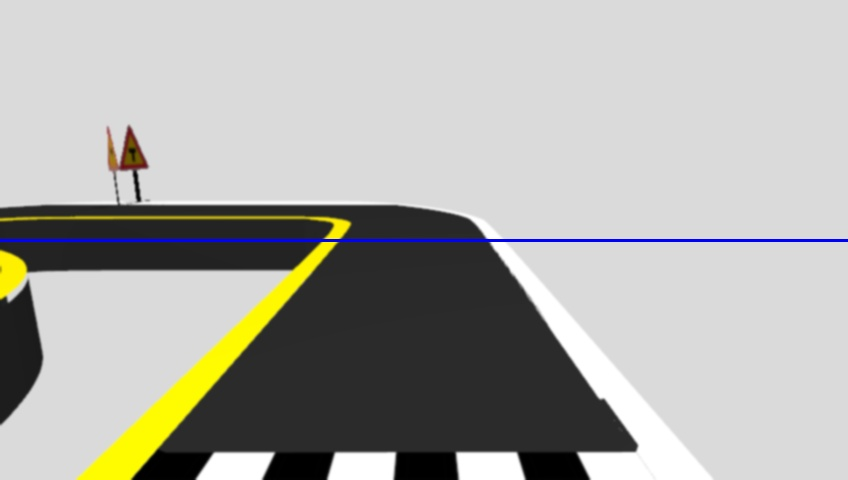
#> input picture my_sos/damn.jpg, 848 x 480 px
$ jupyter execute --allow-errors check.ipynb
#> lines starting #> are read from the running program, lines starting #| are printed output that depends on the picture; after the words box and inside, x2 and y2 are one past the last pixel; in counts of white or black regions, pixels touching at a corner belong together; long printed decimals are rounded
# sos

[cell 1]
import matplotlib.pyplot as plt
import numpy as np
import cv2

cv_image_original = cv2.imread('../damn.jpg')
#> cv_image_original is the input picture: shape (480, 848, 3); mean B, G, R 169, 173.8, 174.1

top_x = 160
top_y = -20

bottom_x = 280
bottom_y = 220

h, w, c = cv_image_original.shape
#> h = 480; w = 848; c = 3

s1 = h - 150
#> s1 = 330
s2 = h - 200
#> s2 = 280

cv2.line(cv_image_original, (0, s1), (w, s1), (0, 255, 0), 2)
cv2.line(cv_image_original, (0, s2), (w, s2), (255, 255, 0), 2)
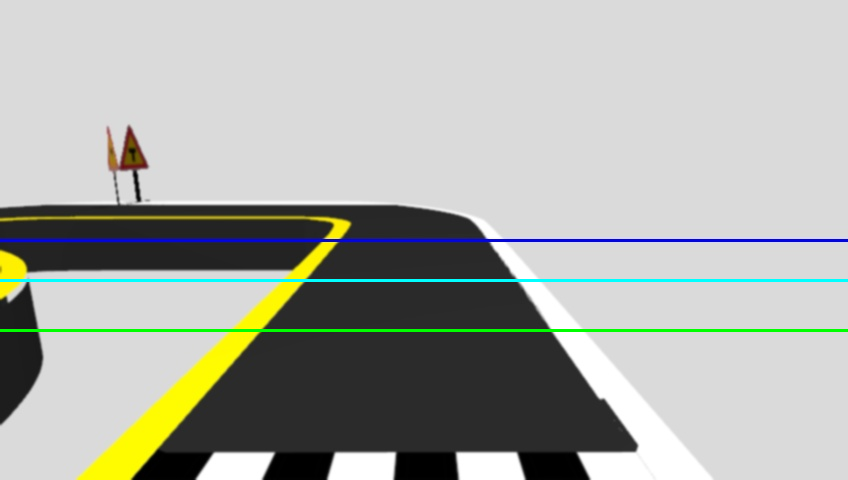
#> cv_image_original: shape (480, 848, 3); mean B, G, R 168.7, 174.9, 172

cv_image_original = cv2.GaussianBlur(cv_image_original, (5, 5), 0)
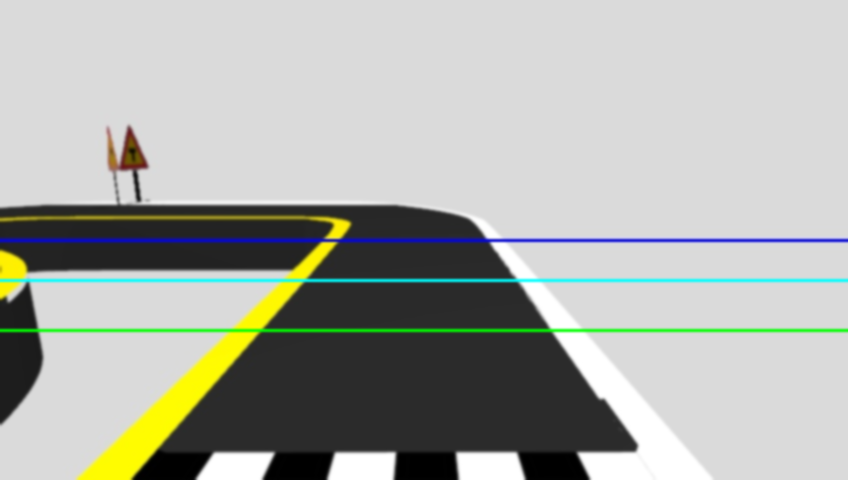
#> cv_image_original: shape (480, 848, 3); mean B, G, R 168.6, 174.9, 172

pts_src = np.array([[424 - top_x, 240 - top_y], [424 + top_x, 240 - top_y], [424 + bottom_x, 240 + bottom_y], [424 - bottom_x, 240 + bottom_y]])

pts_dst = np.array([[148, 0], [600, 0], [600, 480], [148, 480]])

h, status = cv2.findHomography(pts_src, pts_dst)

cv_image_homography = cv2.warpPerspective(cv_image_original, h, (748, 480))
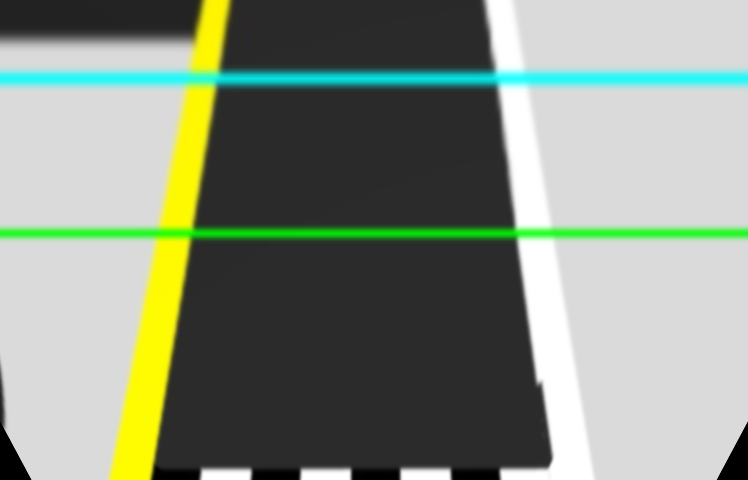
#> cv_image_homography: shape (480, 748, 3); mean B, G, R 129, 144.1, 134.3

plt.imshow(np.asarray(cv_image_original))
plt.show()

[cell 2]
cv_image_dots_ = cv_image_homography.copy()

plt.imshow(np.asarray(cv_image_dots_))
plt.show()

[cell 3]
cv_image_dots_ = cv_image_homography.copy()

plt.imshow(np.asarray(cv_image_dots_))
plt.show()

[cell 4]
img = cv_image_homography.copy()

h, w, _ = cv_image_homography.shape
#> w = 748

heights = [h - 210, h - 110, h - 10]
#> heights = [270, 370, 470]

dot_mas = []

for height in heights:
    row = img[height, :]

    threshold_yellow = [0, 220, 230]    # INVERT!!! BGR
    threshold_white = [230, 230, 230]

    thresholds = [threshold_yellow, threshold_white]

    for threshold in thresholds:
        start = None
        end = None
        for i in range(len(row)):
            if (row[i] > threshold).all() and start is None:
                start = i
            elif (row[i] < threshold).any() and start is not None:
                end = i
                break

        if start is not None and end is not None:
            center_x = (start + end) // 2
            dot_mas.append([center_x, height])
            print(f"Центр вертикальной полосы на высоте {height}: {center_x}")
        else:
            dot_mas.append([None, height])
            print("Полоса не найдена")
#> after the loop, dot_mas = [[166, 270], [542, 270], [148, 370], [557, 370], [130, 470], [571, 470]]

[cell 5]
height = h - 10
#> height = 470

row = img[height, :]
#> row = 748 rows, first 8: [0, 0, 0], [0, 0, 0], [0, 0, 0], [0, 0, 0], [0, 0, 0], [0, 0, 0], [0, 0, 0], [0, 0, 0]

threshold = [50, 50, 50]

center_line = []

starter = 0
ender = w
#> ender = 748

# [8 lines of commented-out code are left out]

if starter is not None and ender is not None:
    center_x = (starter + ender) // 2
#> center_x = 374
    center_line.append([center_x, 0])
    center_line.append([center_x, h])

[cell 6]
cv_image_dots = cv_image_homography.copy()
for point in dot_mas:
    x, y = point
    if x != None:
        cv2.circle(cv_image_dots, (x, y), radius=5, color=(0, 0, 0), thickness=-1)
#> this loop made 6 passes
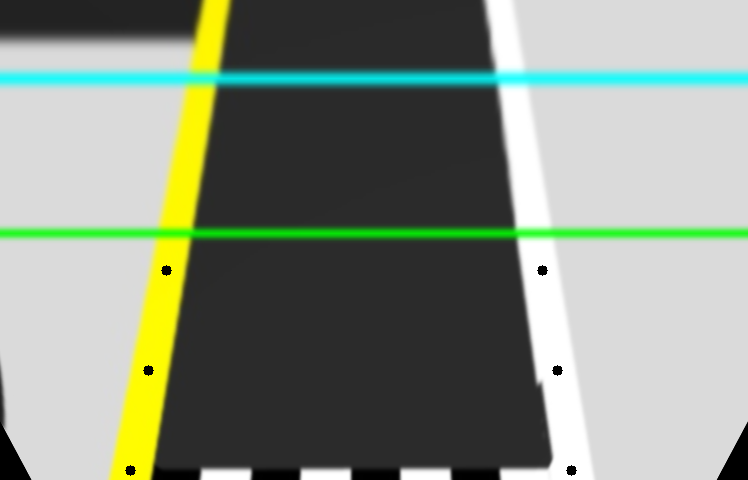
#> cv_image_dots: shape (480, 748, 3); 0.14% of pixels changed, all inside (x1, y1, x2, y2) = (125, 265, 577, 476)

cv2.line(cv_image_dots, center_line[0], center_line[1], (0, 100, 100), 1)
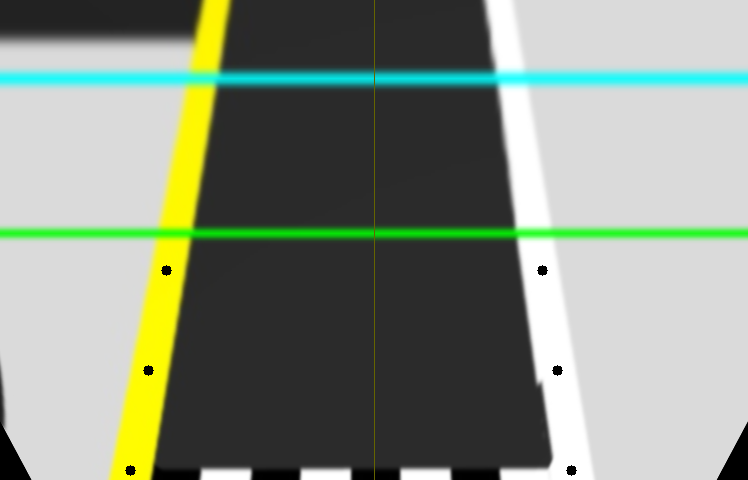
#> cv_image_dots: shape (480, 748, 3); 0.13% of pixels changed, all inside (x1, y1, x2, y2) = (374, 0, 375, 480)

plt.imshow(np.asarray(cv_image_dots))
plt.show()

[cell 7]
def find_center_of_mass_trapezoid(dot_mas):
    x1, y1 = dot_mas[0]
    x2, y2 = dot_mas[1]
    x3, y3 = dot_mas[3]
    x4, y4 = dot_mas[2]

    # Длины оснований
    L = abs(x2 - x1)
    l = abs(x4 - x3)

    # Высота трапеции
    h = abs(y2 - y3)

    # Координата x центра массы
    xc = ((L + 2 * l) * x1 + (2 * L + l) * x3) / (3 * (L + l))

    # Координата y центра массы
    # yc = h * (y1 + y3) / 2
    yc = np.abs(y1 - y3)/2 + min(y1, y3)

    return int(xc), int(yc)

xc1, yc1 = find_center_of_mass_trapezoid(dot_mas[0:4])
#> xc1 = 358; yc1 = 320
xc2, yc2 = find_center_of_mass_trapezoid(dot_mas[2:6])
#> xc2 = 356; yc2 = 420

d_BC = np.sqrt((xc1 - xc2)**2 + (yc2 - yc2)**2)
#> d_BC = 2
d_AC = np.sqrt((xc1 - xc1)**2 + (yc2 - yc1)**2)
#> d_AC = 100

near = d_AC
#> near = 100
oppos = d_BC
#> oppos = 2

angle = np.arctan(oppos/near)
#> angle = 0.02
angle_degrees = np.degrees(angle)
#> angle_degrees = 1.15

print(f"Острый угол равен: {angle_degrees} градусов.")
#| Острый угол равен: 1.146 градусов.
print(f"Острый угол равен: {angle} radians.")
#| Острый угол равен: 0.02 radians.

[cell 8]
cv_image_dots_lines = cv_image_dots.copy()

# cv2.line(cv_image_dots_lines, (xc1, yc1), (xc2, yc2), (0, 255, 0), 1)
# cv2.line(cv_image_dots_lines, (xc1, yc1), (xc1, yc2), (0, 0, 0), 1)
# cv2.line(cv_image_dots_lines, (xc1, yc2), (xc2, yc2), (255, 255, 255), 1)

cv2.line(cv_image_dots_lines, center_line[0], center_line[1], (0, 100, 100), 1)
cv2.line(cv_image_dots_lines, (2 * xc2 - center_line[0][0], center_line[0][1]), (2 * xc2 - center_line[1][0], center_line[1][1]), (100, 100, 0), 1)

cv2.line(cv_image_dots_lines, (xc2, 420), (xc2, 320), (0, 255, 0), 2)
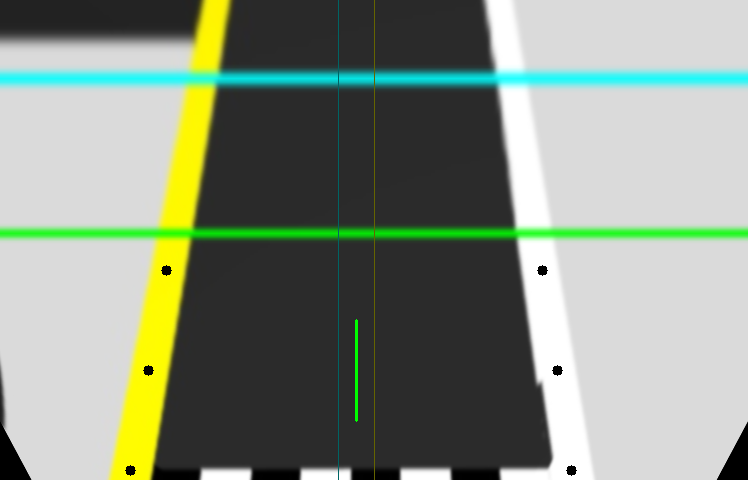
#> cv_image_dots_lines: shape (480, 748, 3); mean B, G, R 128.8, 144.1, 134
# cv2.line(cv_image_dots_lines, (xc2, 420), (2 * xc2 - center_line[0][0], 320), (255, 255, 255), 2)
cv2.line(cv_image_dots_lines, (xc2, 420), (2 * xc2 - center_line[0][0], 420), (255, 0, 0), 2)
#> cv_image_dots_lines: shape (480, 748, 3); 0.02% of pixels changed, all inside (x1, y1, x2, y2) = (337, 419, 358, 422)

near = np.sqrt((xc2 - xc2)**2 + (420 - 320)**2)
oppos = np.sqrt((xc2 - 2 * xc2 - center_line[0][0])**2 + (420 - 420)**2)
#> oppos = 730

plt.imshow(np.asarray(cv_image_dots_lines))
plt.show()
yc2
#> Out = 420

# soser

[cell 9]
import matplotlib.pyplot as plt
import numpy as np
import cv2

cv_image_original = cv2.imread('../last.jpg')
# [13 lines of commented-out code are left out]

top_x = 160
top_y = -20

bottom_x = 280
bottom_y = 220

#> (the rest of this cell did not finish here and is left out)

[cell 10]
img = cv_image_homography.copy()

h, w, _ = cv_image_homography.shape

heights = [h - 10, h - 110, h - 210]
#> heights = [470, 370, 270]

widths = [20, 600]

dot_mas = []

# for height in heights:
for z in range(len(heights)):
    row = img[heights[z], :]

    threshold_yellow = [0, 220, 230]    # INVERT!!! BGR
    threshold_white = [230, 230, 230]

    thresholds = [threshold_yellow, threshold_white]

    for threshold in thresholds:
        start = None
        end = None
        for i in range(len(row)):
            if (row[i] > threshold).all() and start is None:
                if threshold == threshold_yellow:
                    if row[i][0] < 20:
                        start = i
                else:
                    start = i
            elif (row[i] < threshold).any() and start is not None:
                end = i
                break
        if start is not None and end is None:
            end = len(row) - 1

        if start is not None and end is not None:
            center_x = (start + end) // 2
            dot_mas.append([center_x, heights[z]])
            # print(f"Центр вертикальной полосы на высоте {heights[z]}: {center_x}")
        else:
            fl = 0
            for width in widths:
                start = None
                end = None
                column = img[:, width]
                for i in range(len(column)):
                    if (column[i] > threshold).all() and start is None:
                        if threshold == threshold_yellow:
                            if row[i][0] < 20:
                                start = i
                                # print('start: ', start)

                        else:
                            start = i
                            # print('start: ', start)
                    elif (column[i] < threshold).any() and start is not None:
                        end = i
                        # print('end: ', end)
                        break

                if start is not None and end is not None:
                    center_y = (start + end) // 2
                    dot_mas.append([width, center_y])
                    fl = 1
                    break

            if fl == 0:
                if z > 0:
                    print(dot_mas[2*z - 2])
                    dot_mas.append([dot_mas[2*z - 2][0], dot_mas[2*z - 2][1]])
                else:
                    dot_mas.append([0, h])
            flag = 1
#> after the loop, dot_mas = [[132, 470], [571, 470], [150, 370], [557, 370], [169, 270], [542, 270]]
            # print("Полоса не найдена")
            # dot_mas.append([None, height])
            # print("Полоса не найдена")

dot_mas
#> Out has the same summary as dot_mas

[cell 11]
img = cv_image_homography.copy()

h, w, _ = cv_image_homography.shape

# heights = [h - 10, h - 110, h - 210]
heights = [h - 10, h - 120, h - 230]

widths = [20, 700]

dot_mas = []

flag = 0

if len(center_line) == 0:
    center_line.append([w // 7 * 2 + 100, 0])
    center_line.append([w // 7 * 2 + 100, h])

for z in range(len(heights)):
    row = img[heights[z], :]

    threshold_yellow = [0, 220, 230]    # INVERT!!! BGR
    threshold_white = [230, 230, 230]

    thresholds = [threshold_yellow, threshold_white]

    for threshold in thresholds:
        start = None
        end = None
        if threshold == threshold_yellow:
            # a = 0
            # b = len(row) // 3 * 2
            # step = 1
            a = len(row) // 3 * 2
            b = -1
            step = -1
        else:
            # a = len(row) - 1
            # b = -1 + len(row) // 3
            # step = -1
            a = len(row) // 3
            b = len(row)
            step = 1

        for i in range(a, b, step):
            if (row[i] > threshold).all() and start is None:
                if threshold == threshold_yellow:
                    if row[i][0] < 20:
                        start = i
                else:
                    start = i
            elif (row[i] < threshold).any() and start is not None:
                end = i
                break
        if start is not None and end is None:
            end = b - step

        if start is not None and end is not None:
            center_x = (start + end) // 2
            dot_mas.append([center_x, heights[z]])
            # print(f"Центр вертикальной полосы на высоте {heights[z]}: {center_x}")
        else:
            # [25 lines of commented-out code are left out]

            fl = 0

            if threshold == threshold_yellow:
                width = widths[0]
            else:
                width = widths[1]

            start = None
            end = None
            column = img[:, width]
            for i in range(len(column)):
                if (column[i] > threshold).all() and start is None:
                    if threshold == threshold_yellow:
                        if column[i][0] < 20:
                            start = i

                    else:
                        start = i
                        # print('start: ', start)
                elif (column[i] < threshold).any() and start is not None:
                    end = i
                    print('end: ', end)
                    break

            if start is not None and end is not None:
                center_y = (start + end) // 2
                dot_mas.append([width, center_y])
                fl = 1

            if fl == 0:
                # print(z)
                if z > 0:
                    if threshold == threshold_yellow:
                        dot_mas.append([dot_mas[2*z - 2][0], dot_mas[2*z - 2][1]])
                    else:
                        dot_mas.append([dot_mas[2*z - 1][0], dot_mas[2*z - 1][1]])
                else:
                    if threshold == threshold_yellow:
                        dot_mas.append([0, h])
                    else:
                        dot_mas.append([w, h])
#> after the loop, dot_mas = [[129, 470], [571, 470], [149, 360], [555, 360], [168, 250], [539, 250]]

dot_mas
#> Out has the same summary as dot_mas

[cell 12]
cv_image_dots = cv_image_homography.copy()
for point in dot_mas[::2]:
    x, y = point
    if x != None:
        cv2.circle(cv_image_dots, (x, y), radius=5, color=(0, 0, 0), thickness=-1)
#> this loop made 3 passes
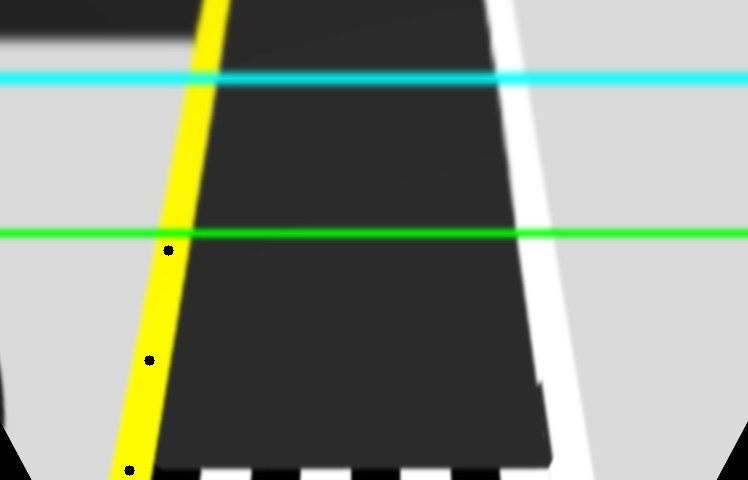
#> cv_image_dots: shape (480, 748, 3); 0.07% of pixels changed, all inside (x1, y1, x2, y2) = (124, 245, 174, 476)

for point in dot_mas[1::2]:
    x, y = point
    if x != None:
        cv2.circle(cv_image_dots, (x, y), radius=5, color=(0, 255, 0), thickness=-1)
#> this loop made 3 passes
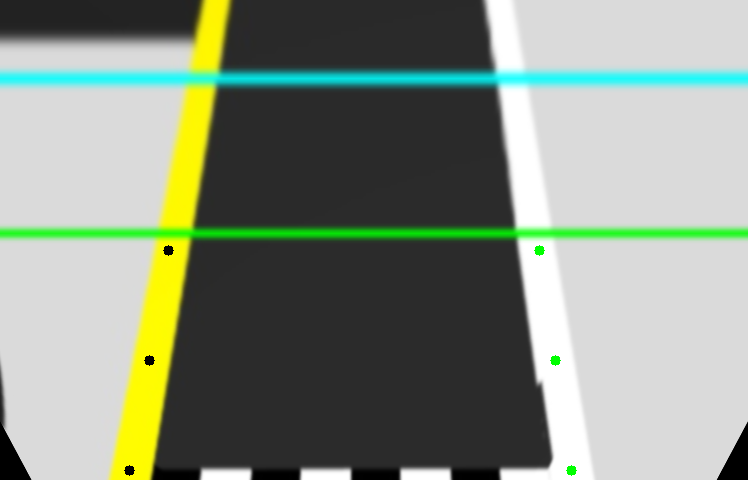
#> cv_image_dots: shape (480, 748, 3); 0.07% of pixels changed, all inside (x1, y1, x2, y2) = (534, 245, 577, 476)

plt.imshow(np.asarray(cv_image_dots))
plt.show()

[cell 13]
def find_center_of_mass_trapezoid(dot_mas):
    mas = np.unique(dot_mas, axis = 1)

    xc, yc = np.sum(mas, axis=0) / len(mas)

    return int(xc), int(yc)

xc1, yc1 = find_center_of_mass_trapezoid(dot_mas[0:4])
#> xc1 = 351; yc1 = 415
xc2, yc2 = find_center_of_mass_trapezoid(dot_mas[2:6])
#> xc2 = 352; yc2 = 305

oppos   = np.sqrt((xc1 - xc2)**2 + (yc1 - yc1)**2)
#> oppos = 1
near    = np.sqrt((xc2 - xc2)**2 + (yc1 - yc2)**2)
#> near = 110

angle = np.arctan(oppos/near)
#> angle = 0.00909
angle_degrees = np.degrees(angle)
#> angle_degrees = 0.521

print(f"Острый угол равен: {angle_degrees} градусов.")
#| Острый угол равен: 0.5209 градусов.
print(f"Острый угол равен: {angle} radians.")
#| Острый угол равен: 0.009091 radians.

[cell 14]
cv_image_dots_lines = cv_image_dots.copy()

cv2.line(cv_image_dots_lines, (xc1, yc1), (xc2, yc2), (0, 255, 0), 1)
#> cv_image_dots_lines: shape (480, 748, 3); 0.03% of pixels changed, all inside (x1, y1, x2, y2) = (351, 305, 353, 416)
cv2.line(cv_image_dots_lines, (xc2, yc1), (xc2, yc2), (0, 0, 0), 1)
#> cv_image_dots_lines: shape (480, 748, 3); mean B, G, R 128.8, 144, 134
cv2.line(cv_image_dots_lines, (xc1, yc1), (xc2, yc1), (255, 255, 255), 1)
#> cv_image_dots_lines: shape (480, 748, 3); mean B, G, R 128.8, 144, 134

cv2.line(cv_image_dots_lines, center_line[0], center_line[1], (0, 100, 100), 1)
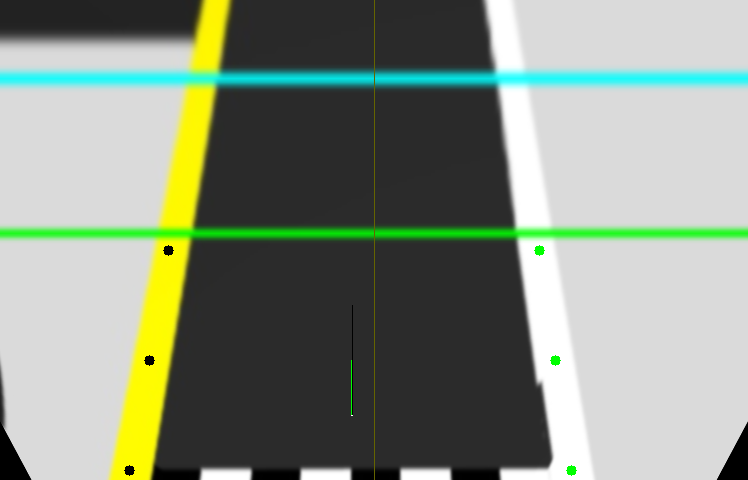
#> cv_image_dots_lines: shape (480, 748, 3); mean B, G, R 128.8, 144, 134.1

plt.imshow(np.asarray(cv_image_dots_lines))
plt.show()

print(xc1 - xc2)
#| -1

[cell 15]
cv_image_dots_diags = cv_image_dots.copy()

cv2.line(cv_image_dots_diags, dot_mas[0], dot_mas[3], (0, 0, 0), 1)
cv2.line(cv_image_dots_diags, dot_mas[1], dot_mas[2], (0, 0, 0), 1)

cv2.line(cv_image_dots_diags, dot_mas[2], dot_mas[5], (0, 0, 255), 1)
cv2.line(cv_image_dots_diags, dot_mas[3], dot_mas[4], (0, 0, 255), 1)

cv2.line(cv_image_dots_diags, (xc1, yc1), (xc2, yc2), (0, 255, 0), 1)
#> cv_image_dots_diags: shape (480, 748, 3); mean B, G, R 128.6, 143.7, 134.3
cv2.line(cv_image_dots_diags, (xc2, yc1), (xc2, yc2), (0, 0, 0), 1)
#> cv_image_dots_diags: shape (480, 748, 3); mean B, G, R 128.6, 143.7, 134.3
cv2.line(cv_image_dots_diags, (xc1, yc1), (xc2, yc1), (255, 255, 255), 1)
#> cv_image_dots_diags: shape (480, 748, 3); mean B, G, R 128.6, 143.7, 134.3

cv2.putText(cv_image_dots_diags, f"{angle_degrees:.2} : {angle:.2}", (100, 100), cv2.FONT_HERSHEY_SIMPLEX, 0.8, (0, 255, 0), 2, cv2.LINE_AA)
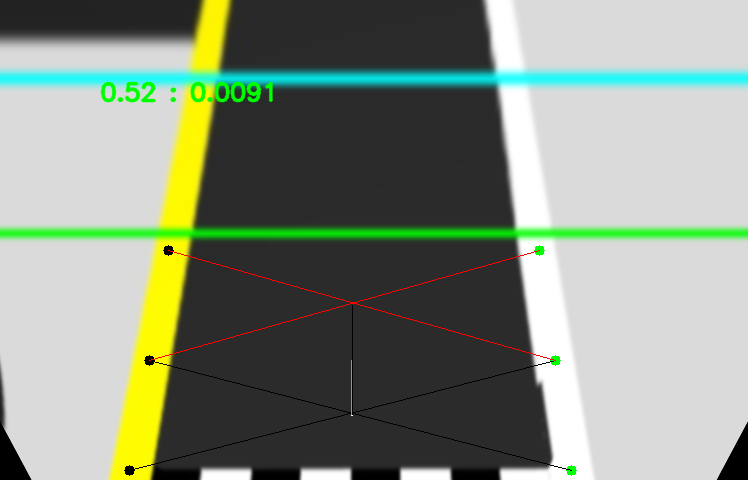
#> cv_image_dots_diags: shape (480, 748, 3); mean B, G, R 128.1, 144, 133.8

plt.imshow(np.asarray(cv_image_dots_diags))
plt.show()
